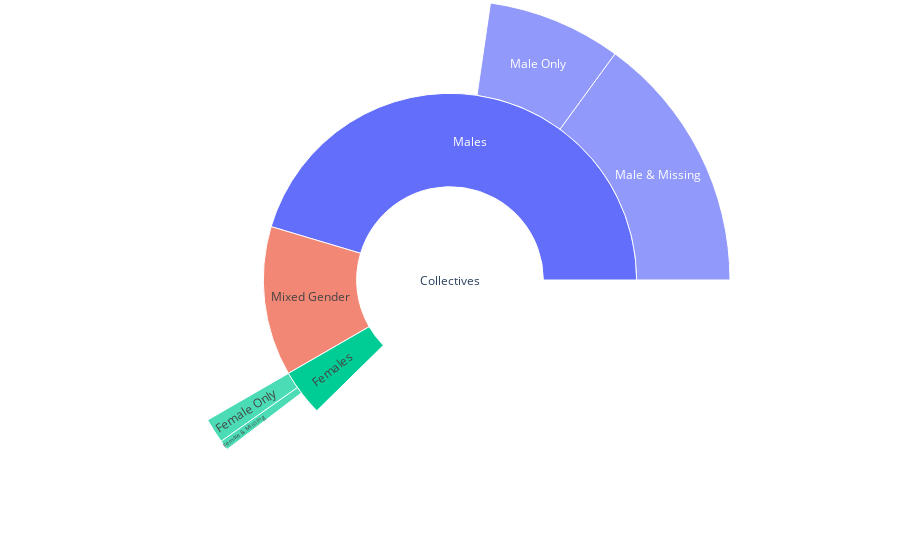

The code cell stored with this chart in its notebook:
### Code cell
#collective gender breakdown insight MOMA ALL DB

#values = total coll , males(MO+MM) , MO, MM, MIXED, females(FO+FM), FO, FM

import plotly.graph_objects as go

fig_sun =go.Figure(go.Sunburst(
    labels=["Collectives", "Males", "Male Only", "Male & Missing", "Mixed Gender", "Females", "Female Only", "Female & Missing"],
    parents=["", "Collectives","Males", "Males", "Collectives", "Collectives",  "Females", "Females"],
    values=[4545, 2739, 932, 1807, 1564, 242, 173, 69]
))
fig_sun.update_layout(margin = dict(t=0, l=0, r=0, b=0))

fig_sun.show()

### Figure 1 — Plotly figure (JSON) as saved in the notebook; plotly's stock layout.template omitted (floating-point values rounded to 4 significant figures)
{"data": [{"labels": ["Collectives", "Males", "Male Only", "Male & Missing", "Mixed Gender", "Females", "Female Only", "Female & Missing"], "parents": ["", "Collectives", "Males", "Males", "Collectives", "Collectives", "Females", "Females"], "type": "sunburst", "values": [4545, 2739, 932, 1807, 1564, 242, 173, 69]}], "layout": {"margin": {"b": 0, "l": 0, "r": 0, "t": 0}}}
